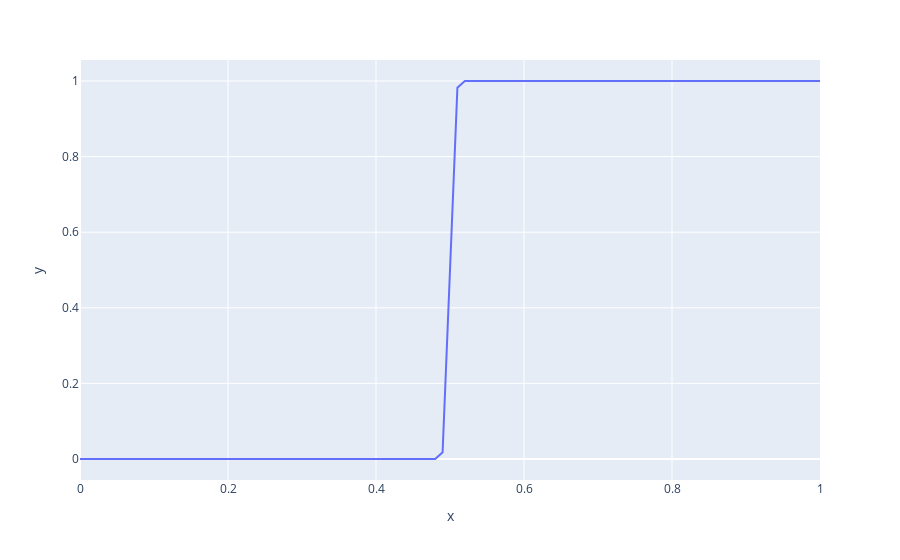

The notebook cell saved with this chart:
### Code cell
import plotly.express as px

vecs = []

for alpha in np.linspace(0, 1, 101):
    new_vec = bv_filt * alpha + lv_filt * (1 - alpha)
    vecs.append(new_vec)

vecs = np.stack(vecs)
px.line(x=np.linspace(0, 1, 101), y=lda.predict_proba(vecs)[:, 0])

### Figure 1 — Plotly figure (JSON) as saved in the notebook; plotly's stock layout.template omitted (floating-point values rounded to 4 significant figures)
{"data": [{"hovertemplate": "x=%{x}<br>y=%{y}<extra></extra>", "legendgroup": "", "line": {"color": "#636efa", "dash": "solid"}, "marker": {"symbol": "circle"}, "mode": "lines", "name": "", "orientation": "v", "showlegend": false, "type": "scatter", "x": [0, 0.01, 0.02, 0.03, 0.04, 0.05, 0.06, 0.07, 0.08, 0.09, 0.1, 0.11, 0.12, 0.13, 0.14, 0.15, 0.16, 0.17, 0.18, 0.19, 0.2, 0.21, 0.22, 0.23, 0.24, 0.25, 0.26, 0.27, 0.28, 0.29, 0.3, 0.31, 0.32, 0.33, 0.34, 0.35, 0.36, 0.37, 0.38, 0.39, 0.4, 0.41, 0.42, 0.43, 0.44, 0.45, 0.46, 0.47, 0.48, 0.49, 0.5, 0.51, 0.52, 0.53, 0.54, 0.55, 0.56, 0.57, 0.58, 0.59, 0.6, 0.61, 0.62, 0.63, 0.64, 0.65, 0.66, 0.67, 0.68, 0.69, 0.7, 0.71, 0.72, 0.73, 0.74, 0.75, 0.76, 0.77, 0.78, 0.79, 0.8, 0.81, 0.82, 0.83, 0.84, 0.85, 0.86, 0.87, 0.88, 0.89, 0.9, 0.91, 0.92, 0.93, 0.94, 0.95, 0.96, 0.97, 0.98, 0.99, 1], "xaxis": "x", "y": [5.019e-88, 2.796e-86, 1.558e-84, 8.681e-83, 4.837e-81, 2.695e-79, 1.502e-77, 8.366e-76, 4.661e-74, 2.597e-72, 1.447e-70, 8.063e-69, 4.492e-67, 2.503e-65, 1.395e-63, 7.77e-62, 4.329e-60, 2.412e-58, 1.344e-56, 7.488e-55, 4.172e-53, 2.325e-51, 1.295e-49, 7.217e-48, 4.021e-46, 2.24e-44, 1.248e-42, 6.955e-41, 3.875e-39, 2.159e-37, 1.203e-35, 6.702e-34, 3.734e-32, 2.081e-30, 1.159e-28, 6.459e-27, 3.599e-25, 2.005e-23, 1.117e-21, 6.225e-20, 3.468e-18, 1.932e-16, 1.077e-14, 5.999e-13, 3.343e-11, 1.862e-09, 1.038e-07, 5.781e-06, 0.000322, 0.01763, 0.5, 0.9824, 0.9997, 1.0, 1.0, 1.0, 1.0, 1.0, 1.0, 1.0, 1, 1, 1, 1, 1, 1, 1, 1, 1, 1, 1, 1, 1, 1, 1, 1, 1, 1, 1, 1, 1, 1, 1, 1, 1, 1, 1, 1, 1, 1, 1, 1, 1, 1, 1, 1, 1, 1, 1, 1, 1], "yaxis": "y"}], "layout": {"legend": {"tracegroupgap": 0}, "margin": {"t": 60}, "xaxis": {"anchor": "y", "domain": [0, 1], "title": {"text": "x"}}, "yaxis": {"anchor": "x", "domain": [0, 1], "title": {"text": "y"}}}}
